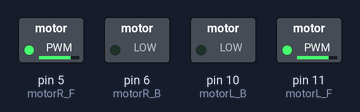
Simulated run of this sketch. Board: Arduino Uno, built with avr-gcc and run on an emulated ATmega328P. On the bench: switched loads named in the sketch (green lamp = pin HIGH).

Above: at 0.1 s.
Timing chart, 0 to 1.6 s (numbered marks = the images above):
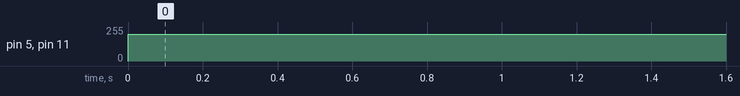

The sketch:

control_dcMotor.ino
```cpp
int motorR_F = 5;  // right forward
int motorR_B = 6;  // right backward
int motorL_F = 11;  // left  forward
int motorL_B = 10; // left  backward

int motorSpeed = 200;

void setup() {
 pinMode(motorR_F,OUTPUT);
 pinMode(motorR_B,OUTPUT);
 pinMode(motorL_F,OUTPUT);
 pinMode(motorL_B,OUTPUT);
}

void loop() {
  // right forward
  analogWrite(motorR_F, motorSpeed);
  analogWrite(motorR_B, 0);

  // left forward
  analogWrite(motorL_F, motorSpeed);
  analogWrite(motorL_B, 0);
  delay(2000);
}
```

Measured:
- by itself, pin 5 (motorR_F), pin 11 (motorL_F): 0/255 → 200/255 at 0.00 s
